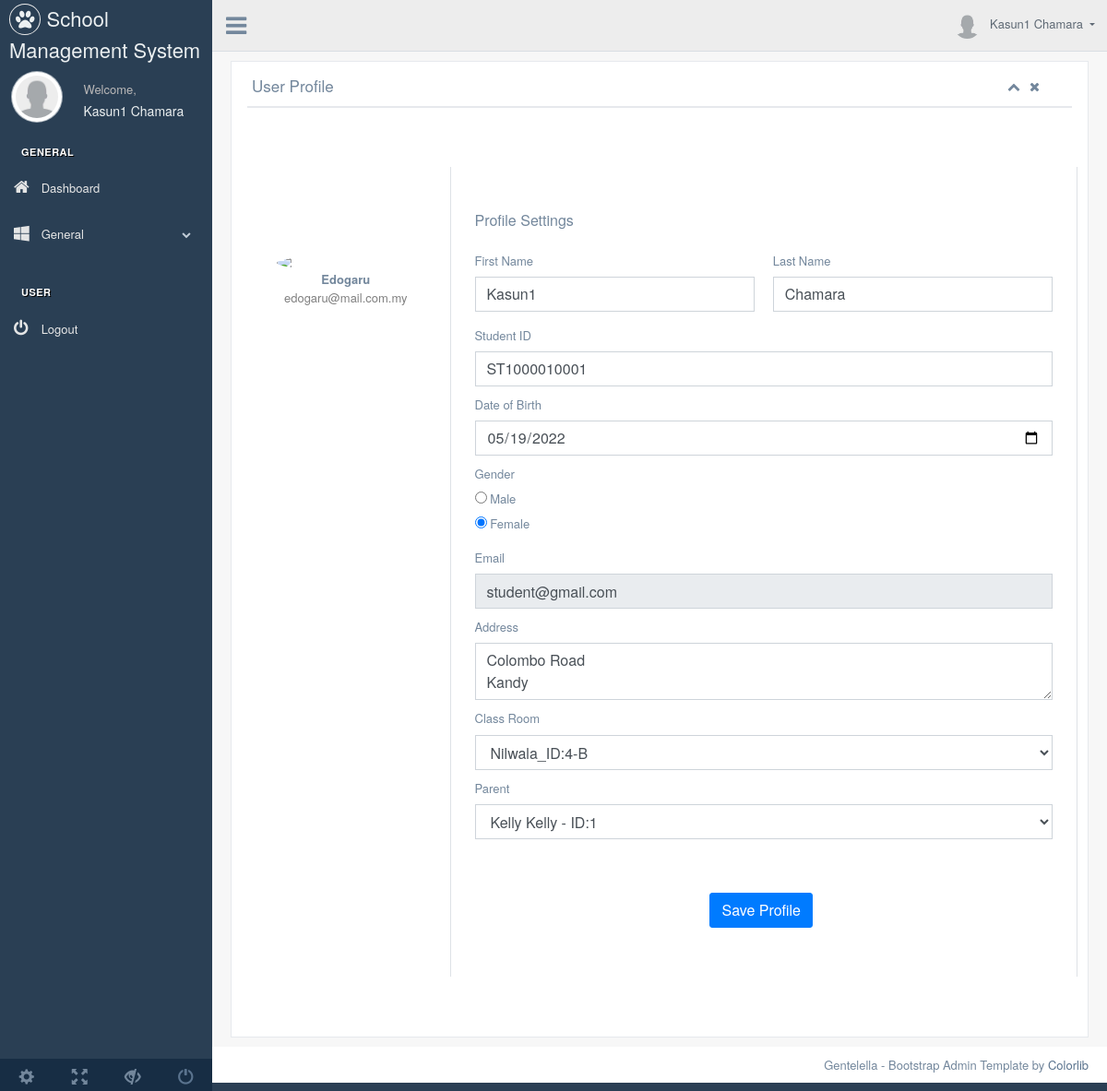
Screenshot of /profile.php (signed in) with the database file from the repository.
### tables this page shows
CREATE TABLE `student` (
  `sid` varchar(25) NOT NULL,
  `fname` varchar(50) NOT NULL,
  `lname` varchar(50) NOT NULL,
  `bday` date NOT NULL,
  `address` varchar(250) NOT NULL,
  `parent` int(10) NOT NULL,
  `gender` varchar(10) NOT NULL,
  `classroom` varchar(25) NOT NULL,
  `email` varchar(50) NOT NULL
);

CREATE TABLE `classroom` (
  `hno` varchar(50) NOT NULL,
  `title` varchar(50) NOT NULL,
  `location` varchar(50) NOT NULL,
  `capacity` int(3) NOT NULL
);

CREATE TABLE `parent` (
  `pid` int(11) NOT NULL,
  `fname` varchar(50) NOT NULL,
  `lname` varchar(50) NOT NULL,
  `contact` varchar(20) NOT NULL,
  `job` varchar(50) NOT NULL,
  `address` varchar(250) NOT NULL,
  `gender` varchar(25) NOT NULL,
  `nic` varchar(50) NOT NULL,
  `email` varchar(50) NOT NULL
);

### profile.php (the view, shortened to what this page needs)
<?php session_start();
include_once 'database.php';
?>
<?php
if($_SESSION['role']=='Student'){
  $sid = $_SESSION['uid'];
  if (isset($_POST['submit'])) {
    $sid = $_POST['sid'];
    $fname = $_POST['fname'];
    $lname = $_POST['lname'];
    $classroom = $_POST['classroom'];
    $email = $_POST['email'];
    $dob = date_format(new DateTime($_POST['dob']),'Y-m-d');
    $gender = $_POST['gender'];
    $address = $_POST['address'];
    $parent = $_POST['parent'];
    $_SESSION['user'] = $fname.' '.$lname;
    try {
      $sql = "UPDATE student set fname='".$fname."',lname='".$lname."',bday='".$dob."',address='".$address."',gender='".$gender."',parent=".$parent.",classroom='".$classroom."' where sid='".$sid."'";
      if ($conn->query($sql) === TRUE) {
       echo "<script type='text/javascript'> var x = document.getElementById('truemsg');
       x.style.display='block';</script>";
     } else {
     }
   } catch (Exception $e) {
   }
 } else {
  $update = "SELECT * FROM student WHERE sid='".$sid."'";
  $result = $conn->query($update);
  if ($result->num_rows > 0) {
    while($row = $result->fetch_assoc()) {
      $sid = $row['sid'];
      $fname = $row['fname'];
      $lname = $row['lname'];
      $classroom = $row['classroom'];
      $email = $row['email'];
      $dob = date_format(new DateTime($row['bday']),'Y-m-d');
      $gender = $row['gender'];
      $address = $row['address'];
      $parent=$row['parent'];
    }
  }
}
}else if($_SESSION['role']=='Parent'){
  $pid = $_SESSION['uid'];
  if (isset($_POST['submit'])) {
    $nic = $_POST['nic'];
    $fname = $_POST['fname'];
    $lname = $_POST['lname'];
    $gender = $_POST['gender'];
    $address = $_POST['address'];
    $email = $_POST['email'];
    $job = $_POST['job'];
    $contact = $_POST['contact'];
    $_SESSION['user'] = $fname.' '.$lname;
    try {
     $sql = "UPDATE parent SET fname='".$fname."',lname='".$lname."',address='".$address."',gender='".$gender."',job='".$job."',contact='".$contact."',nic='".$nic."' WHERE pid =".$pid;
     if ($conn->query($sql) === TRUE) {
       echo "<script type='text/javascript'> var x = document.getElementById('truemsg');
       x.style.display='block';</script>";
     } else {
     }
   } catch (Exception $e) {
   }
 } else {
  $update = "SELECT * FROM parent WHERE pid='".$pid."'";
  $result = $conn->query($update);
  if ($result->num_rows > 0) {
    while($row = $result->fetch_assoc()) {
      $nic = $row['nic'];
      $fname = $row['fname'];
      $lname = $row['lname'];
      $contact = $row['contact'];
      $occupation = $row['job'];
      $dob = date_format(new DateTime($row['bday']),'Y-m-d');
      $gender = $row['gender'];
      $address = $row['address'];
      $email=$row['email'];
    }
  }
}
}else if($_SESSION['role']=='Teacher'){
  $tid = $_SESSION['uid'];
  if (isset($_POST['submit'])) {
    $fname = $_POST['fname'];
    $lname = $_POST['lname'];
    $email = $_POST['email'];
    $dob = date_format(new DateTime($_POST['dob']),'Y-m-d');
    $gender = $_POST['gender'];
    $address = $_POST['address'];
    $skill = $_POST['skill'];
    $_SESSION['user'] = $fname.' '.$lname;
    $contact = $_POST['contact'];
    try {
     $sql = "UPDATE teacher SET fname='".$fname."',lname='".$lname."',bday='".$dob."',address='".$address."',gender='".$gender."',skill='".$skill."',contact='".$contact."' WHERE tid = '".$tid."'";
     if ($conn->query($sql) === TRUE) {
       echo "<script type='text/javascript'> var x = document.getElementById('truemsg');
       x.style.display='block';</script>";
     } else {
     }
   } catch (Exception $e) {
   }
 } else {
  $update = "SELECT * FROM teacher WHERE tid='".$tid."'";
  $result = $conn->query($update);
  if ($result->num_rows > 0) {
    while($row = $result->fetch_assoc()) {
      $tid = $row['tid'];
      $fname = $row['fname'];
      $lname = $row['lname'];
      $contact = $row['contact'];
      $skill = $row['skill'];
      $dob = date_format(new DateTime($row['bday']),'Y-m-d');
      $gender = $row['gender'];
      $address = $row['address'];
      $email=$row['email'];
    }
  }
}
}
?>
<!DOCTYPE html>
<html>
<head>
  <?php include_once 'header.php'; ?>
</head>
<body class="nav-md">
  <div class="container body">
    <div class="main_container">
      <div class="col-md-3 left_col">
        <?php include_once 'sidebar.php'; ?>
      </div>
      <?php include_once 'nav-menu.php'; ?>
      <div class="right_col" role="main">
        <div class="row">
          <div class="col-md-12">
            <div class="x_panel">
              <div class="x_title">
                <h2>User Profile</h2>
                <ul class="nav navbar-right panel_toolbox">
                  <li><a class="collapse-link"><i class="fa fa-chevron-up"></i></a>
                  </li>
                  <li><a class="close-link"><i class="fa fa-close"></i></a>
                  </li>
                </ul>
                <div class="clearfix"></div>
              </div>
              <div class="x_content">
                <form method="POST">
                  <div class="container rounded bg-white mt-5 mb-5">
                    <div class="row">
                      <div class="col-md-3 border-right">
                        <div class="d-flex flex-column align-items-center text-center p-3 py-5"><img class="rounded-circle mt-5" width="150px" src="https://st3.depositphotos.com/15648834/17930/v/600/depositphotos_179308454-stock-illustration-unknown-person-silhouette-glasses-profile.jpg"><span class="font-weight-bold">Edogaru</span><span class="text-black-50">edogaru@mail.com.my</span><span> </span></div>
                      </div>
                      <div class="col-md-9 border-right">
                        <div class="p-3 py-5">
                          <div class="d-flex justify-content-between align-items-center mb-3">
                            <h4 class="text-right">Profile Settings</h4>
                          </div>
                          <div class="row mt-2">
                            <div class="col-md-6"><label class="labels">First Name</label><input type="text" name="fname" class="form-control" placeholder="first name" value="<?php echo $fname;?>"></div>
                            <div class="col-md-6"><label class="labels">Last Name</label><input type="text" name="lname" class="form-control" value="<?php echo $lname;?>" placeholder="surname"></div>
                          </div>
                          <div class="row mt-3">
                            <?php if($_SESSION['role']=='Student'){ ?>
                             <div class="col-md-12">
                              <div class="form-group">
                                <label for="exampleInputPassword1">Student ID</label>
                                <input name="sid" type="text" class="form-control" id="exampleInputPassword1"  required value=<?php echo "'".$sid."'"; ?>>
                              </div>
                            </div>
                            <div class="col-md-12">
                              <div class="form-group">
                                <label>Date of Birth</label>
                                <div class="input-group date">
                                  <input type="date" name='dob' class="form-control pull-right" id="datepicker" placeholder="Select Student's Data of Birth" value=<?php echo "'".$dob."'"; ?>>
                                </div>
                              </div>
                            </div>
                            <div class="col-md-12">
                              <div class="form-group">
                                <label for="exampleInputPassword1">Gender</label>
                                <div class="radio ">
                                  <label><input type="radio" name="gender" value="Male"  <?php if($gender=='Male'){echo 'checked';} ?>> Male</label>
                                </div>
                                <div class="radio ">
                                  <label><input type="radio" name="gender" value="Female" <?php if($gender=='Female'){echo 'checked';} ?>> Female</label>
                                </div>
                              </div>
                            </div>
                            <div class="col-md-12">
                              <div class="form-group">
                                <label for="exampleInputPassword1">Email</label>
                                <input name="email" type="email" class="form-control" id="exampleInputPassword1"  disabled required value=<?php echo "'".$email."'"; ?>>
                              </div>
                            </div>
                            <div class="col-md-12">
                              <div class="form-group">
                                <label for="exampleFormControlTextarea1">Address</label>
                                <textarea name="address" class="form-control" id="exampleFormControlTextarea1" rows="2"><?php echo $address; ?></textarea>
                              </div>
                            </div>
                            <div class="col-md-12">
                              <div class="form-group">
                                <label>Class Room</label>
                                <select class="form-control select2 select2-hidden-accessible" style="width: 100%;" tabindex="-1" aria-hidden="true" name="classroom"><option >Select Class Room</option>
                                  <?php
                                  $sql = "SELECT * FROM classroom";
                                  $result = $conn->query($sql);
                                  if ($result->num_rows > 0) {
                                   while($row = $result->fetch_assoc()) {
                                    echo "<option "; if($classroom==$row["hno"]){echo 'selected="selected"';} echo " value='".$row["hno"]."' >".$row["title"]."_ID:".$row["hno"]."</option>";
                                  }
                                }
                                ?>
                              </select>
                            </div>
                          </div>
                          <div class="col-md-12">
                            <div class="form-group">
                              <label>Parent</label>
                              <select name="parent" class="form-control select2 select2-hidden-accessible" style="width: 100%;" tabindex="-1" aria-hidden="true" >
                               <?php
                               $sql = "SELECT * FROM parent";
                               $result = $conn->query($sql);
                               if ($result->num_rows > 0) {
                                 while($row = $result->fetch_assoc()) {
                                  echo "<option "; if($parent==$row["pid"]){echo 'selected="selected"';} echo " value='".$row["pid"]."' >".$row["fname"]." ".$row["lname"]." - ID:".$row["pid"]."</option>";
                                }
                              }
                              ?>
                            </select>
                          </div>
                        </div>
                      <?php } else if($_SESSION['role']=='Parent'){ ?>
                        <div class="col-md-12">
                          <div class="form-group">
                            <label for="exampleInputPassword1">National Identity Card</label>
                            <input name="nic" type="text" class="form-control" id="exampleInputPassword1"  required value=<?php echo "'".$nic."'"; ?>>
                          </div>
                        </div>
                        <div class="col-md-12">
                          <div class="form-group">
                            <label for="exampleInputPassword1">Gender</label>
                            <div class="radio ">
                              <label style="width: 100px"><input type="radio" name="gender" value="Male" <?php if($gender=='Male'){echo 'checked';} ?>> Male</label>
                              <label style="width: 100px"><input type="radio" name="gender" value="Female" <?php if($gender=='Female'){echo 'checked';} ?>> Female</label>
                            </div>
                          </div>
                        </div>
                        <div class="col-md-12">
                          <div class="form-group">
                            <label for="exampleInputPassword1">Email</label>
                            <input name="email" type="email" class="form-control" id="exampleInputPassword1" disabled required value=<?php echo "'".$email."'"; ?>>
                          </div>
                        </div>
                        <div class="col-md-12">
                          <div class="form-group">
                            <label for="exampleFormControlTextarea1">Address</label>
                            <textarea name="address" class="form-control" id="exampleFormControlTextarea1" rows="2"><?php echo $address; ?></textarea>
                          </div>
                        </div>
                        <div class="col-md-12">
                          <div class="form-group">
                            <label for="exampleInputPassword1">Contact</label>
                            <input name="contact" type="text" class="form-control" id="exampleInputPassword1"  required value=<?php echo "'".$contact."'"; ?>>
                          </div>
                        </div>
                        <div class="col-md-12">
                          <div class="form-group">
                            <label for="exampleInputPassword1">Occupation</label>
                            <input name="job" type="text" class="form-control" id="exampleInputPassword1"  required value=<?php echo "'".$occupation."'"; ?>>
                          </div>
                        </div>
                      <?php } ?>
                    </div>
                    <div class="mt-5 text-center">
                      <button class="btn btn-primary profile-button" type="submit" name="submit">Save Profile</button>
                    </div>
                  </div>
                </div>
              </div>
            </div>
          </form>
        </div>
      </div>
    </div>
  </div>
</div>
</div>
</div>
<footer>
  <div class="pull-right">
    Gentelella - Bootstrap Admin Template by <a href="https://colorlib.com">Colorlib</a>
  </div>
  <div class="clearfix"></div>
</footer>
</body>
</html>

### rows the page displays
student: fname "Kasun1", lname "Chamara", sid "ST1000010001", dob "05/19/2022", gender "☐ Male", gender "☑ Female", email "student@gmail.com", address "Colombo Road Kandy", classroom "Nilwala_ID:4-B", parent "Kelly Kelly - ID:1"

### other values shown
$_SESSION['user'] "Kasun1 Chamara"
